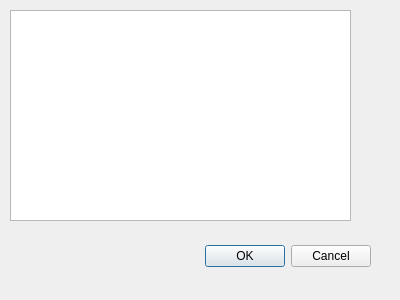
<?xml version="1.0" encoding="UTF-8"?>
<ui version="4.0">
 <class>PopUpBracketCheck</class>
 <widget class="QDialog" name="PopUpBracketCheck">
  <property name="geometry">
   <rect>
    <x>0</x>
    <y>0</y>
    <width>400</width>
    <height>300</height>
   </rect>
  </property>
  <property name="windowTitle">
   <string>Klammercheck Fehler</string>
  </property>
  <property name="windowIcon">
   <iconset>
    <normaloff>icons/warning.png</normaloff>icons/warning.png</iconset>
  </property>
  <widget class="QDialogButtonBox" name="pb_popup_OK">
   <property name="geometry">
    <rect>
     <x>30</x>
     <y>240</y>
     <width>341</width>
     <height>32</height>
    </rect>
   </property>
   <property name="orientation">
    <enum>Qt::Horizontal</enum>
   </property>
   <property name="standardButtons">
    <set>QDialogButtonBox::Cancel|QDialogButtonBox::Ok</set>
   </property>
  </widget>
  <widget class="QTextBrowser" name="tb_popup">
   <property name="geometry">
    <rect>
     <x>10</x>
     <y>10</y>
     <width>341</width>
     <height>211</height>
    </rect>
   </property>
  </widget>
 </widget>
 <resources/>
 <connections>
  <connection>
   <sender>pb_popup_OK</sender>
   <signal>accepted()</signal>
   <receiver>PopUpBracketCheck</receiver>
   <slot>accept()</slot>
   <hints>
    <hint type="sourcelabel">
     <x>248</x>
     <y>254</y>
    </hint>
    <hint type="destinationlabel">
     <x>157</x>
     <y>274</y>
    </hint>
   </hints>
  </connection>
  <connection>
   <sender>pb_popup_OK</sender>
   <signal>rejected()</signal>
   <receiver>PopUpBracketCheck</receiver>
   <slot>reject()</slot>
   <hints>
    <hint type="sourcelabel">
     <x>316</x>
     <y>260</y>
    </hint>
    <hint type="destinationlabel">
     <x>286</x>
     <y>274</y>
    </hint>
   </hints>
  </connection>
 </connections>
</ui>
